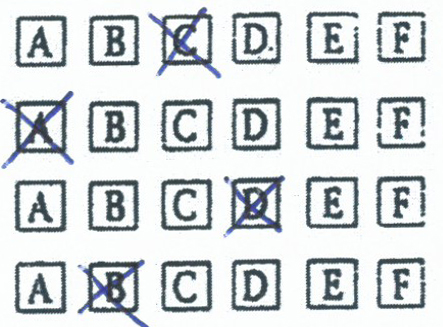
#> input picture src/electronics/teardowns/multiple_choice_test_omr/images/src/test1-4a.jpg, 443 x 327 px; its folder holds 4 pictures in this run
$ python test2.py
#> lines starting #> are read from the running program, lines starting #| are printed output that depends on the picture; after the words box and inside, x2 and y2 are one past the last pixel; in counts of white or black regions, pixels touching at a corner belong together
"""
This code is partially derived from
https://www.pyimagesearch.com/2016/10/03/bubble-sheet-multiple-choice-scanner-and-test-grader-using-omr-python-and-opencv/
"""
import cv2
import numpy as np
import math
import imutils
from imutils import contours

colors = [
    (255,255,0),
    (255,0,0),
    (0,255,0),
    (0,255,255),
]

# Answers columns count
cols_count = 6

# Checkbox size
min_w = 20
min_h = 20
min_ar = 0.7
max_ar = 1.3

# The multiplier used for each row average value in order to define the threshold value
threshold_multiplier = 1.15

for base_name in [
    'test1-4a',
    'test1-4b',
    'test2-4',
    'test3-s',
    'test4',
    'test5',
]:
    # Open image
    img = cv2.imread('images/src/%s.jpg' % base_name)
#> img is the input picture: shape (327, 443, 3); mean B, G, R 217.5, 215.7, 211
    # Convert image to gray scale
    gray = cv2.cvtColor(img, cv2.COLOR_BGR2GRAY)
    # Convert image in black/white
    thresh = cv2.threshold(gray, 0, 255, cv2.THRESH_BINARY_INV | cv2.THRESH_OTSU)[1]
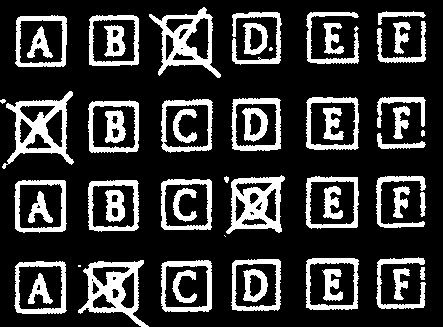
#> thresh: shape (327, 443); 21.7% white; 54 white regions (3 under 20 px)

    # Save the black and white image
    cv2.imwrite('images/res/thresh_%s.png' % base_name, thresh)

    # find contours in the thresholded image, then initialize
    # the list of contours that correspond to questions
    cnts = cv2.findContours(thresh.copy(), cv2.RETR_EXTERNAL, cv2.CHAIN_APPROX_SIMPLE)
#> cnts = 40 contours, 6 with area under 20; largest, box (x1, y1, x2, y2) and area: (2, 91, 74, 169) 2793, (149, 7, 221, 78) 2640, (78, 260, 149, 327) 2617, (306, 97, 359, 150) 2575, (306, 258, 359, 310) 2556
    cnts = imutils.grab_contours(cnts)
    questionCnts = []

    # loop over the contours
    for c in cnts:
        # compute the bounding box of the contour, then use the
        # bounding box to derive the aspect ratio
        (x, y, w, h) = cv2.boundingRect(c)
        ar = w / float(h)

        # in order to label the contour as a question, region
        # should be sufficiently wide, sufficiently tall, and
        # have an aspect ratio approximately equal to 1
        if w >= min_w and h >= min_h and ar >= min_ar and ar <= max_ar:
            questionCnts.append(c)
#> this loop made 40 passes
#> (x, y, w, h, ar) on passes 1, 2, 4, 5, 6, 7, 8, 9, 11, 12, 13, 14: (393, 268, 17, 32, 0.531), (420, 267, 5, 13, 0.385), (14, 261, 53, 53, 1), (161, 260, 51, 52, 0.981), (78, 260, 71, 67, 1.06), (231, 259, 50, 52, 0.962), (306, 258, 53, 52, 1.02), (376, 257, 50, 52, 0.962), (420, 192, 6, 25, 0.24), (393, 186, 17, 32, 0.531), (88, 180, 51, 52, 0.981), (14, 180, 53, 53, 1)
#> (c, x, y, w, h, ar) on passes 3, 10: ([[78, 265], [78, 266], [80, 266], [80, 265]], 78, 265, 3, 2, 1.5), ([[224, 235], [225, 236]], 224, 235, 2, 2, 1)
#> after the loop, questionCnts = 24 contours; largest, box (x1, y1, x2, y2) and area: (2, 91, 74, 169) 2793, (149, 7, 221, 78) 2640, (78, 260, 149, 327) 2617, (306, 97, 359, 150) 2575, (306, 258, 359, 310) 2556

    contours_len = len(questionCnts)
#> contours_len = 24
    cols_count = 6
    rows_count = int(math.ceil(contours_len / float(cols_count)))
#> rows_count = 4

    results = np.zeros((rows_count, cols_count))
    sorted_questionCnts = []

    print('Find %s contours' % contours_len)
#| Find 24 contours
    if questionCnts:
        # sort the question contours top-to-bottom, then initialize
        # the total number of correct answers
        questionCnts = contours.sort_contours(questionCnts, method="top-to-bottom")[0]
        correct = 0

        # each question has 6 possible answers, to loop over the
        # question in batches of 6
        for (q, i) in enumerate(np.arange(0, len(questionCnts), cols_count)):
            # sort the contours for the current question from
            # left to right, then initialize the index of the
            # bubbled answer
            cnts = contours.sort_contours(questionCnts[i:i + cols_count])[0]
            sorted_questionCnts += cnts
            bubbled = None

            # loop over the sorted contours
            for (j, c) in enumerate(cnts):
                # construct a mask that reveals only the current
                # "bubble" for the question
                mask = np.zeros(thresh.shape, dtype="uint8")
                cv2.drawContours(mask, [c], -1, 255, -1)

                # apply the mask to the thresholded image, then
                # count the number of non-zero pixels in the
                # bubble area
                mask = cv2.bitwise_and(thresh, thresh, mask=mask)
                results[q][j] = cv2.countNonZero(mask)

                # Get the bounding rectangle
                x, y, w, h = cv2.boundingRect(c)
                p1 = x, y
                p2 = x + w, y + h

                # Draw the bounding rectangle
                cv2.rectangle(img, p1, p2, colors[q], 2)
#> this loop made 4 passes
#> i on passes 1 to 4: 0, 6, 12, 18
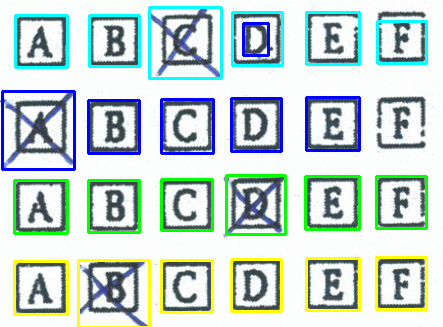
#> img: shape (327, 443, 3); 10.47% of pixels changed, all inside (x1, y1, x2, y2) = (1, 6, 428, 327)
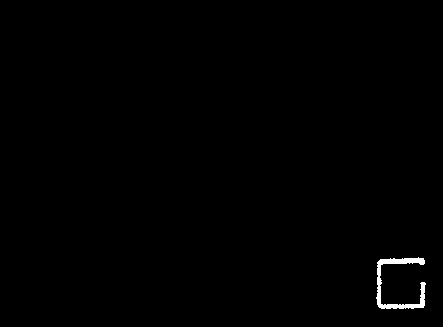
#> mask: shape (327, 443); 0.49% white; 1 white region, box (x1, y1, x2, y2) and area: (376, 257, 426, 309) 710
#> after the loop, results = [[1190, 1251, 1746, 781, 756, 493], [1891, 1339, 1209, 1372, 432, 1279], [1213, 1309, 1193, 1796, 1222, 668], [1214, 1847, 1228, 1273, 1271, 710]]

        for j in range(rows_count):
            threshold = results[j].mean() * threshold_multiplier
            for i in range(cols_count):
                total = results[j][i]

                if total >= threshold:
                    # Get the bounding rectangle
                    x, y, w, h = cv2.boundingRect(sorted_questionCnts[j * cols_count + i])
                    p1 = x, y
                    p2 = x + w, y + h

                    # Draw the bounding rectangle in cyan
                    cv2.rectangle(img, p1, p2, (0,0,255), 2)
#> this loop made 4 passes
#> threshold on passes 1 to 4: 1191.6, 1441.7, 1418.5, 1445.7
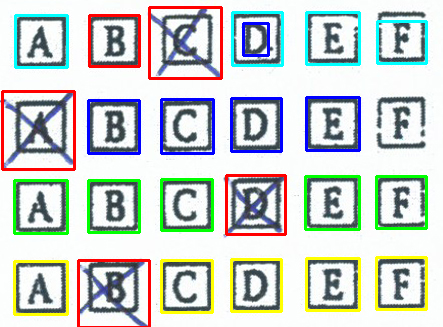
#> img: shape (327, 443, 3); 2.58% of pixels changed, all inside (x1, y1, x2, y2) = (1, 6, 287, 327)

    # Save the image with the bounding rectangles
    cv2.imwrite('images/res/res_%s.png' % base_name, img)
#> pass 2 of the loop `for base_name in [`:
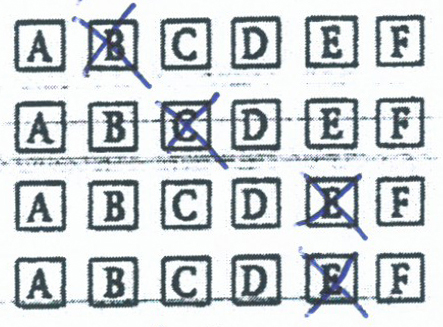
#> input picture src/electronics/teardowns/multiple_choice_test_omr/images/src/test1-4b.jpg, 443 x 327 px
#> img is the input picture: shape (327, 443, 3); mean B, G, R 211.2, 208.8, 203.6
#> `thresh = cv2.threshold(gray, 0, 255, cv2.THRESH_BINARY_INV | cv2.THRES..`:
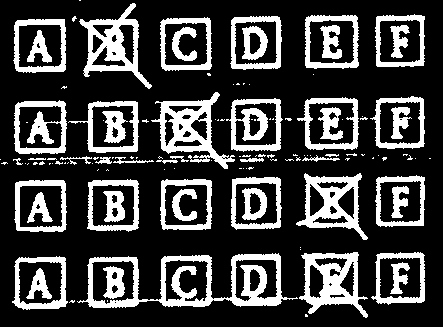
#> thresh: shape (327, 443); 25.1% white; 125 white regions (77 under 20 px)
#> `cnts = cv2.findContours(thresh.copy(), cv2.RETR_EXTERNAL, cv2.CHAIN_AP..`: cnts = 101 contours, 72 with area under 20; largest, box (x1, y1, x2, y2) and area: (77, 253, 298, 308) 7420, (151, 92, 235, 169) 2791, (299, 252, 368, 318) 2765, (79, 3, 152, 89) 2764, (296, 173, 368, 240) 2707
#> the loop `for c in cnts:` made 101 passes
#> (x, y, w, h, ar) on passes 1 to 8: (305, 314, 3, 3, 1), (69, 300, 6, 3, 2), (12, 256, 56, 54, 1.04), (77, 253, 221, 55, 4.02), (371, 252, 54, 53, 1.02), (299, 252, 69, 66, 1.05), (300, 249, 1, 1, 1), (300, 247, 1, 1, 1)
#> after the loop `for c in cnts:`: questionCnts = 20 contours; largest, box (x1, y1, x2, y2) and area: (151, 92, 235, 169) 2791, (299, 252, 368, 318) 2765, (79, 3, 152, 89) 2764, (296, 173, 368, 240) 2707, (305, 15, 359, 69) 2660
#> contours_len = 20
#| Find 20 contours
#> the loop `for (q, i) in enumerate(np.arange(0, len(questionCnts), cols_count)):` made 4 passes
#> after the loop `for (q, i) in enumerate(np.arange(0, len(questionCnts), cols_count)):`: results = [[1341, 2057, 1303, 1448, 1426, 1212], [1377, 2222, 1446, 1895, 1454, 1224], [1261, 1369, 1275, 1370, 1218, 1159], [1325, 2051, 0, 0, 0, 0]]
#> the loop `for j in range(rows_count):` made 4 passes
#> threshold on passes 1 to 4: 1684.2, 1843.4, 1466.6, 647.1
#> after the loop `for j in range(rows_count):`:
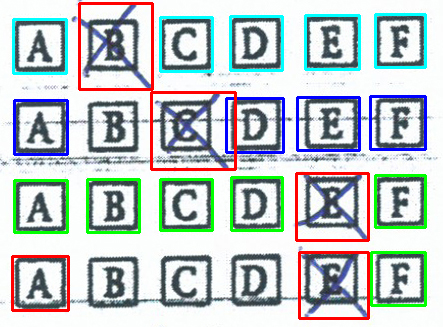
#> img: shape (327, 443, 3); mean B, G, R 199.8, 199.6, 190.2
#> (the run stopped early here; a loop or call above may not have finished)
